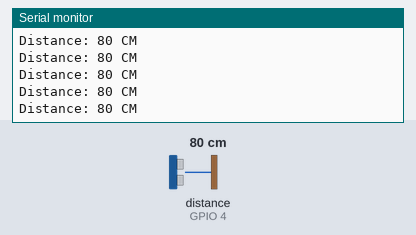
A sketch run on a simulated ESP8266 (NodeMCU). Shown: the last lines printed to the serial monitor. The test bench sets the inputs (shaded band); at power-on: distance to the obstacle (sensor on GPIO 4) 80 cm. The echo pulse lasts 58.3 µs per cm; WiFi joins after 1.5 s; servers stay silent unless stated; web services answer with replies made up by the test bench.

Above: at 2.7 s.
2.8 s: distance to the obstacle (sensor on GPIO 4) set to 33 cm
At 3.1 s:
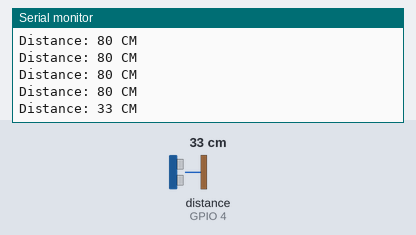
4.3 s: distance to the obstacle (sensor on GPIO 4) set to 27 cm
At 5.2 s:
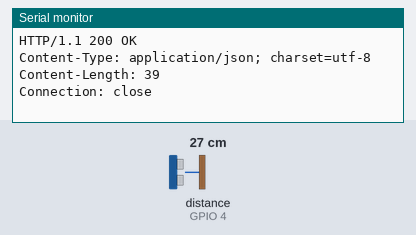
Timing chart, 0 to 7.3 s (numbered marks = the images above; inputs shaded):
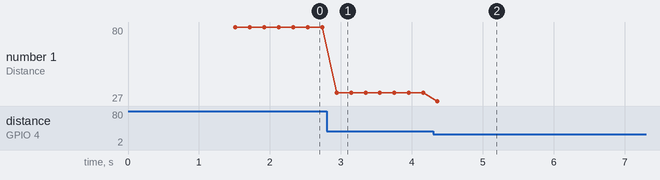

The sketch:

entrance_detector.ino
```cpp
/*
 * Entrance Detector with LINE Alerts
 *
 * An HC-SR04 ultrasonic sensor watches a doorway. When the measured distance
 * drops below a threshold, the ESP8266 calls an IFTTT webhook, and IFTTT
 * sends a message to LINE.
 *
 * Board:     NodeMCU ESP8266 (Arduino IDE, ESP8266 board package)
 * Libraries: ESP8266WiFi (bundled with the ESP8266 core), Ultrasonic
 *
 * Fill in the four placeholders below before uploading.
 * Never commit your real Wi-Fi password or IFTTT key.
 */

#include <ESP8266WiFi.h>
#include <Ultrasonic.h>

#define TRIGGER 5   // NodeMCU D1
#define ECHO    4   // NodeMCU D2

Ultrasonic ultrasonic(TRIGGER, ECHO);

// ---- Configuration (replace the placeholders) ----
const char* ssid     = "YOUR_WIFI_SSID";
const char* password = "YOUR_WIFI_PASSWORD";

const char* host      = "maker.ifttt.com";   // IFTTT host
const char* eventName = "someone_pass";      // IFTTT webhook event name
const char* key       = "YOUR_IFTTT_KEY";    // IFTTT webhook key
// --------------------------------------------------

void setup() {
  Serial.begin(9600);
  WiFi.begin(ssid, password);

  while (WiFi.status() != WL_CONNECTED) {   // keep retrying until connected
    delay(500);
    Serial.print(".");
  }

  Serial.println("");
  Serial.println("WiFi connected!");
  Serial.print("IP: ");
  Serial.println(WiFi.localIP());           // show the IP address
}

void loop() {
  int dis = ultrasonic.distanceRead();      // read distance
  Serial.print("Distance: ");
  Serial.print(dis);
  Serial.println(" CM");

  WiFiClient client;
  const int httpPort = 80;
  if (!client.connect(host, httpPort)) {
    Serial.println("connection failed");
    return;
  }

  if (dis < 30) {                           // someone is close to the sensor
    Serial.print("connecting to ");
    Serial.println(host);

    String url = "/trigger/";               // build the webhook URL
    url += eventName;
    url += "/with/key/";
    url += key;
    url += "?value1=";
    url += String(dis);

    Serial.print("Requesting URL: ");
    Serial.println(url);

    client.print(String("GET ") + url + " HTTP/1.1\r\n" +
                 "Host: " + host + "\r\n" +
                 "Connection: close\r\n\r\n");

    // TODO: millis() is unsigned, so "timeout - millis() < 0" can never be
    // true and this timeout never fires. See "Known issues" in the README.
    int timeout = millis() + 5000;
    while (client.available() == 0) {
      if (timeout - millis() < 0) {
        Serial.println("Client Timeout !");
        client.stop();
        return;
      }
    }

    while (client.available()) {            // print the server response
      String line = client.readStringUntil('\r');
      Serial.print(line);
    }
  }
}
```

Measured:
- the behaviour switches between 30 and 29 cm on distance to the obstacle (sensor on GPIO 4) (found by bisection; images 1 and 2)
- after the input at 2.8 s, the serial monitor: prints a new line after 0.14 s (image 1)
- after the input at 4.3 s, the serial monitor: prints a new line after 0.06 s (image 2)
- plotted number 1: 80 → 33 after the input at 2.8 s, 33 → 27 after the input at 4.3 s
